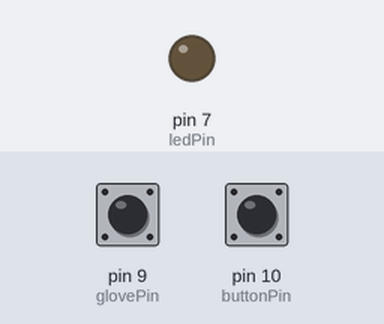
The sketch below on a simulated Arduino Uno, built with avr-gcc and run on an emulated ATmega328P. On the bench: output pins drawn as LEDs (lit = HIGH). The test bench sets the inputs (shaded band); at power-on: pin 9 (glovePin) HIGH, pin 10 (buttonPin) HIGH.

Above: at 1.2 s.
1.3 s: pin 9 (glovePin) pulled LOW for 0.15 s
At 1.4 s:
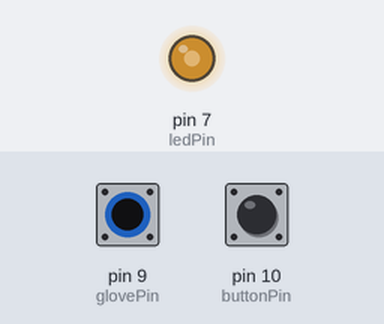
3.0 s: pin 9 (glovePin) pulled LOW for 1 s
At 5.1 s:
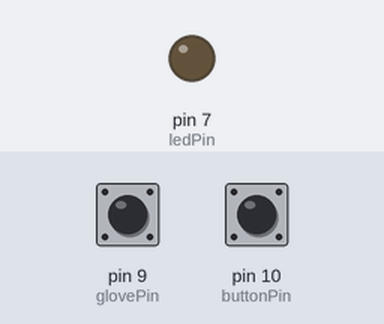
5.5 s: pin 10 (buttonPin) pulled LOW for 0.15 s
At 6.1 s:
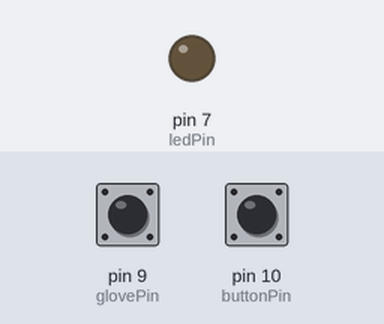
7.2 s: pin 10 (buttonPin) pulled LOW for 3.2 s
At 8.2 s:
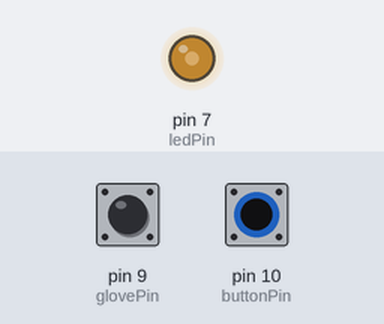
11.9 s: pin 9 (glovePin) pulled LOW for 3.2 s
At 15.9 s:
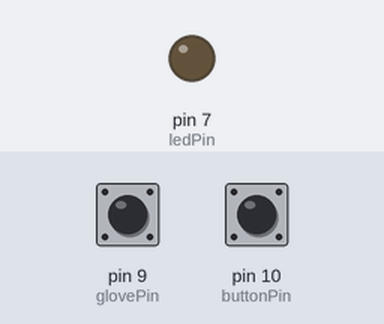
Timing chart, 0 to 17.4 s (numbered marks = the images above; inputs shaded):
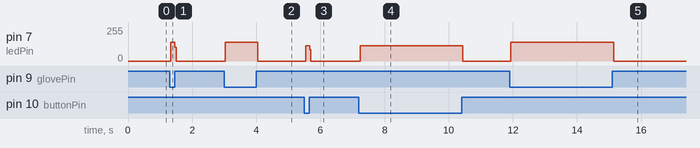

Measured:
- after the input at 1.3 s, pin 7 (ledPin): 0/255 → 140/255 at once, → 0/255 0.12 s later
- after the input at 3.0 s, pin 7 (ledPin): 0/255 → 140/255 at once, → 0/255 1.0 s later
- after the input at 5.5 s, pin 7 (ledPin): 0/255 → 115/255 at once, → 0/255 0.12 s later
- after the input at 7.2 s, pin 7 (ledPin): 0/255 → 115/255 at once, → 0/255 3.2 s later
- after the input at 11.9 s, pin 7 (ledPin): 0/255 → 140/255 at once, → 0/255 3.2 s later

The sketch:

PF_Fashion_Btn_and_Glove.ino
```cpp
//#include <Keyboard.h>// FOR KEYBOARD STROKE
/*
This is code to use in Playable Fashion to teach building switches using Adafruit's FLORA.
It's a mash up of the following examples:

    DigitalInputPull example on the Arduino IDE.
    Arduino Debounce Tutorial http://arduino.cc/en/Tutorial/Debounce
    Arduino Mouse Keyboard http://arduino.cc/en/Reference/MouseKeyboard
 */

// constants won't change. They're used here to set pin numbers:
const int buttonPin = 10;     // the number of the pushbutton pin
const int glovePin = 9;     // the number of the glove patch pin
const int ledPin =  7;      // the number of the interal LED pin for FLORA

// variables will change:
int buttonState = 0;         // variable for reading the pushbutton status
int gloveState = 0;         // variable for reading the pushbutton status
//int lastButtonState = 0;   //FOR DEBOUNCING
//int lastGloveState = 0;   //FOR DEBOUNCING

void setup() { //This happens just once at the beginning
  // initialize the LED pin as an output:
  pinMode(ledPin, OUTPUT);
  // initialize the pushbutton and glove patch pin as an input:
  pinMode(buttonPin, INPUT_PULLUP);
  pinMode(glovePin, INPUT_PULLUP);
  //Keyboard.begin(); // FOR KEYBOARD STROKE
}

void loop(){ //This happens over and over again until turned off

///////////////////////////BUTTON PART////////////////////////
  // read the state of the pushbutton pin:
  buttonState = digitalRead(buttonPin);

  // if it is, the buttonState is LOW:
  if (buttonState == LOW) {
    //if (buttonState == LOW && lastButtonState == LOW) {  //FOR DEBOUNCING
    // turn LED on:
    digitalWrite(ledPin, HIGH);
    //Keyboard.press('A'); //FOR KEYBOARD STROKE
    //} //FOR DEBOUNCING
  }
  else {
    // turn LED off:
    digitalWrite(ledPin, LOW);
    //Keyboard.release('A');//FOR KEYBOARD STROKE
  }
  //lastButtonState = buttonState; ///FOR DEBOUNCING

///////////////////////////GLOVE PART////////////////////////
  // read the state of the glove patch pin:
  gloveState = digitalRead(glovePin);

   // if it is, the gloveState is LOW:
  if (gloveState == LOW) {
    //if (gloveState == LOW && gloveState == LOW) {  //FOR DEBOUNCING
    // turn LED on:
    digitalWrite(ledPin, HIGH);
    //Keyboard.press('B'); //FOR KEYBOARD STROKE
    //} //FOR DEBOUNCING
  }
  else {
    // turn LED off:
    digitalWrite(ledPin, LOW);
    //Keyboard.release('B');//FOR KEYBOARD STROKE
  }
  //lastGloveState = gloveState; ///FOR DEBOUNCING
}
```
